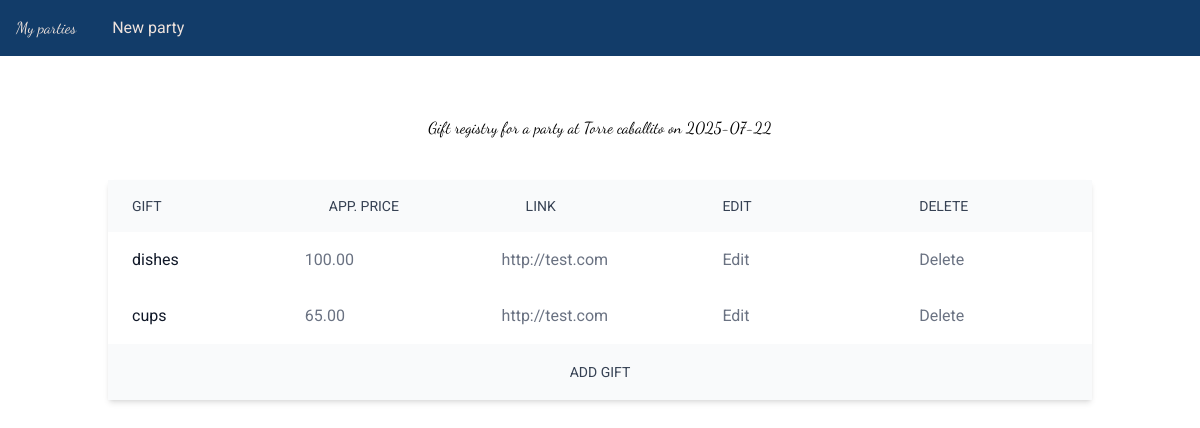
/party/f449f0f6d211405dbe68ab420352eb3f/gifts/, run on the app's committed database.
### party_app/models.py (models this page shows)
class PartyBase(SQLModel):
    party_date: date
    party_time: time
    invitation: str = Field(sa_column=Column(Text), min_length=10)
    venue: str = Field(sa_column=Column(String(100)))

class Party(PartyBase, table=True):
    uuid: UUID = Field(default_factory=uuid4, primary_key=True)
    gifts: List["Gift"] = Relationship(back_populates="party")
    guests: List["Guest"] = Relationship(back_populates="party")

class GiftBase(SQLModel):
    gift_name: str = Field(sa_column=Column(String(100)))
    price: Decimal = Field(decimal_places=2, ge=0)
    link: Optional[str]
    party_id: UUID = Field(default=None, foreign_key="party.uuid")

class Gift(GiftBase, table=True):
    uuid: UUID = Field(default_factory=uuid4, primary_key=True)
    party: Party = Relationship(back_populates="gifts")

### party_app/routes/gift_registry.py (the view)
@router.get("/", name="gift_registry_page", response_class=HTMLResponse)
def gift_registry_page(
    party_id: UUID,
    request: Request,
    templates: Templates,
    session: Session = Depends(get_session),
):
    party = session.get(Party, party_id)
    gifts = session.exec(select(Gift).where(Gift.party_id == party_id)).all()
    return templates.TemplateResponse(
        request=request,
        name="gift_registry/page_gift_registry.html",
        context={"party": party, "gifts": gifts},
    )

### party_app/templates/gift_registry/page_gift_registry.html
{% extends 'base.html' %}
{% block content %}
<h2 class="font-dancing-script text-2x1 text-center p-10">
    Gift registry for a party at {{ party.venue }} on {{ party.party_date }}
</h2>
<div id="gift-registry" class="bg-white shadow-md">
    <div class="table w-full text-left text-gray-500 table-fixed">
        <div class="table-header-group text-sm text-gray-700 uppercase bg-gray-50">
            <div class="table-cell py-4 px-6">Gift</div>
            <div class="table-cell py-4 px-6">App. price</div>
            <div class="table-cell py-4 px-6">Link</div>
            <div class="table-cell py-4 px-6">Edit</div>
            <div class="table-cell py-4 px-6">Delete</div>
        </div>
        <div class="table-row-group">
            {% for gift in gifts %}
            {% include 'gift_registry/partial_gift_detail.html' %}
            {% endfor %}
        </div>
    </div>
    <div class="bg-gray-50 py-4 px-6 text-center">
        <button type="button" class="uppercase text-sm text-gray-700 cursor-pointer"
            hx-target="#gift-registry .table-row-group" hx-swap="beforeend"
            hx-get="{{ url_for('gift_create_partial', party_id = party.uuid) }}" data-cy="add-gift-button">
            Add gift
        </button>
    </div>
</div>
{% endblock %}

### party_app/templates/gift_registry/partial_gift_detail.html
<div class="table-row">
    <div class="table-cell py-4 px-6 text-gray-900">{{ gift.gift_name }}</div>
    <div class="table-cell py-4 px6">{{ gift.price | default("/", true) }}</div>
    <div class="table-cell py-4 px6">{{ gift.link | default("/", true) | urlize(trim_url_limit=30, target="_blank") }}
    </div>
    <div class="table-cell py-4 px-6">
        <button type="submit" hx-get="{{ url_for('gift_update_partial', party_id=party.uuid, gift_id=gift.uuid ) }}"
            hx-target="closest .table-row" hx-swap="outerHTML" data-cy="edit-gift-button">
            Edit
        </button>
    </div>
    <div class="table-cell py-4 px-6">
        <button type="button" hx-target="closest .table-row" hx-swap="outerHTML"
            hx-confirm="Are you sure you want to remove this gift?"
            hx-delete="{{ url_for('gift_remove_partial', party_id=party.uuid, gift_id=gift.uuid)}}"
            data-cy="delete-gift-button">
            Delete
        </button>
    </div>
</div>

### data on the page
Party: venue "Torre caballito", party_date "2025-07-22"
Gift: gift_name "dishes", price "100.00", link "http://test.com"
Gift: gift_name "cups", price "65.00", link "http://test.com"
